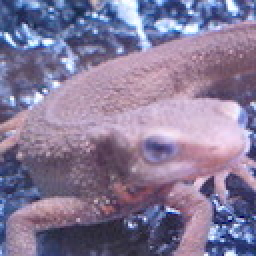
#> input picture assets/imori.jpg, 128 x 128 px, found by its file name (shown 2 times larger)
$ python frequency_domain.py   (older library calls are emulated)
#> lines starting #> are read from the running program, lines starting #| are printed output that depends on the picture
"""
频域处理相关问题：
43. 傅里叶变换 - 对图像进行傅里叶变换
44. 频域滤波 - 在频域上进行滤波操作
45. DCT变换 - 对图像进行离散余弦变换
46. 小波变换 - 对图像进行小波变换
"""

import cv2
import numpy as np
from scipy import fftpack
import pywt

def fourier_transform(img_path):
    """
    问题43：傅里叶变换
    对图像进行傅里叶变换

    参数:
        img_path: 输入图像路径

    返回:
        傅里叶变换结果图像（幅度谱）
    """
#> called with img_path = '../images/imori.jpg'
    # 读取图像
    img = cv2.imread(img_path, cv2.IMREAD_GRAYSCALE)
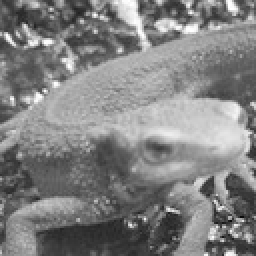
#> img: shape (128, 128) (shown 2 times larger); min 8, max 255, mean 129.1
    if img is None:
        raise ValueError(f"无法读取图像: {img_path}")

    # 进行傅里叶变换
    f = np.fft.fft2(img)
    fshift = np.fft.fftshift(f)

    # 计算幅度谱
    magnitude_spectrum = 20 * np.log(np.abs(fshift) + 1)
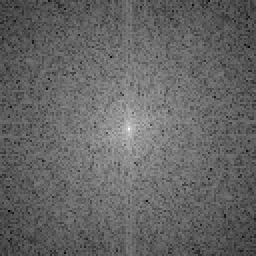
#> magnitude_spectrum: shape (128, 128) float64 (shown 2 times larger); min 43.94, max 291.3, mean 142.3; drawn with min black and max white

    # 归一化到0-255
    magnitude_spectrum = cv2.normalize(magnitude_spectrum, None, 0, 255, cv2.NORM_MINMAX, dtype=cv2.CV_8U)

    # 转换为彩色图像
    result = cv2.cvtColor(magnitude_spectrum, cv2.COLOR_GRAY2BGR)

    return result

# [132 lines left out: functions frequency_filtering, dct_transform, wavelet_transform, not called in this run]

def main(problem_id=43):
    """
    主函数，通过problem_id选择要运行的问题

    参数:
        problem_id: 问题编号，默认为43
    """
    input_path = "../images/imori.jpg"

    if problem_id == 43:
        result = fourier_transform(input_path)
        output_path = "../images/answer_43.jpg"
        title = "傅里叶变换"
    elif problem_id == 44:
        result = frequency_filtering(input_path)
        output_path = "../images/answer_44.jpg"
        title = "频域滤波"
    elif problem_id == 45:
        result = dct_transform(input_path)
        output_path = "../images/answer_45.jpg"
        title = "DCT变换"
    elif problem_id == 46:
        result = wavelet_transform(input_path)
        output_path = "../images/answer_46.jpg"
        title = "小波变换"
    else:
        print(f"问题 {problem_id} 不存在")
        return

    # 保存结果
    cv2.imwrite(output_path, result)

    # 显示结果
    cv2.imshow(title, result)
    cv2.waitKey(0)
    cv2.destroyAllWindows()

if __name__ == "__main__":
    import sys
    problem_id = int(sys.argv[1]) if len(sys.argv) > 1 else 43
    main(problem_id)

$ run again, with assets/1.jpg copied over assets/imori.jpg
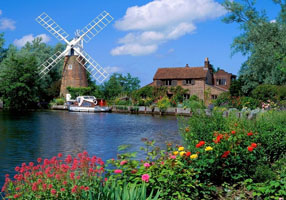
#> input picture assets/1.jpg, 286 x 200 px, found by its file name
#> in fourier_transform, `img = cv2.imread(img_path, cv2.IMREAD_GRAYSCALE)`:
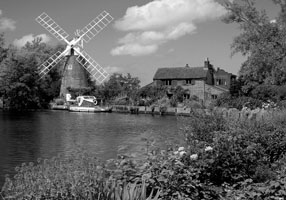
#> img: shape (200, 286); min 0, max 255, mean 100.8
#> in fourier_transform, `magnitude_spectrum = 20 * np.log(np.abs(fshift) + 1)`:
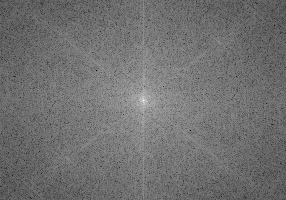
#> magnitude_spectrum: shape (200, 286) float64; min 35.54, max 311.4, mean 157.7; drawn with min black and max white

$ run again, with assets/3.jpg copied over assets/imori.jpg
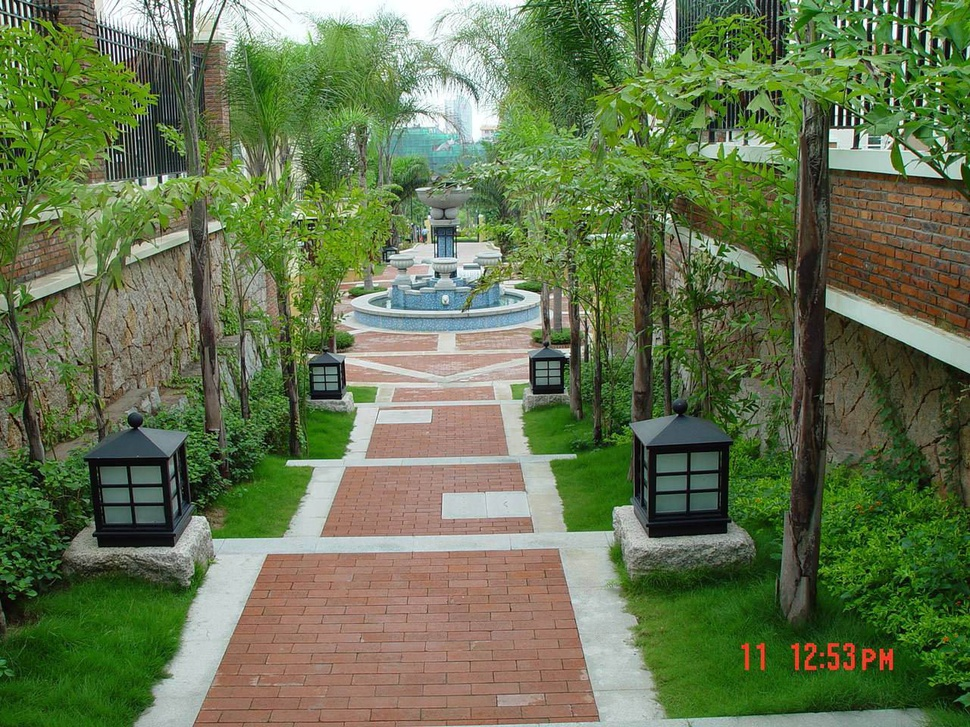
#> input picture assets/3.jpg, 970 x 727 px, shrunk from 1280 x 960 before the run, found by its file name
#> in fourier_transform, `img = cv2.imread(img_path, cv2.IMREAD_GRAYSCALE)`:
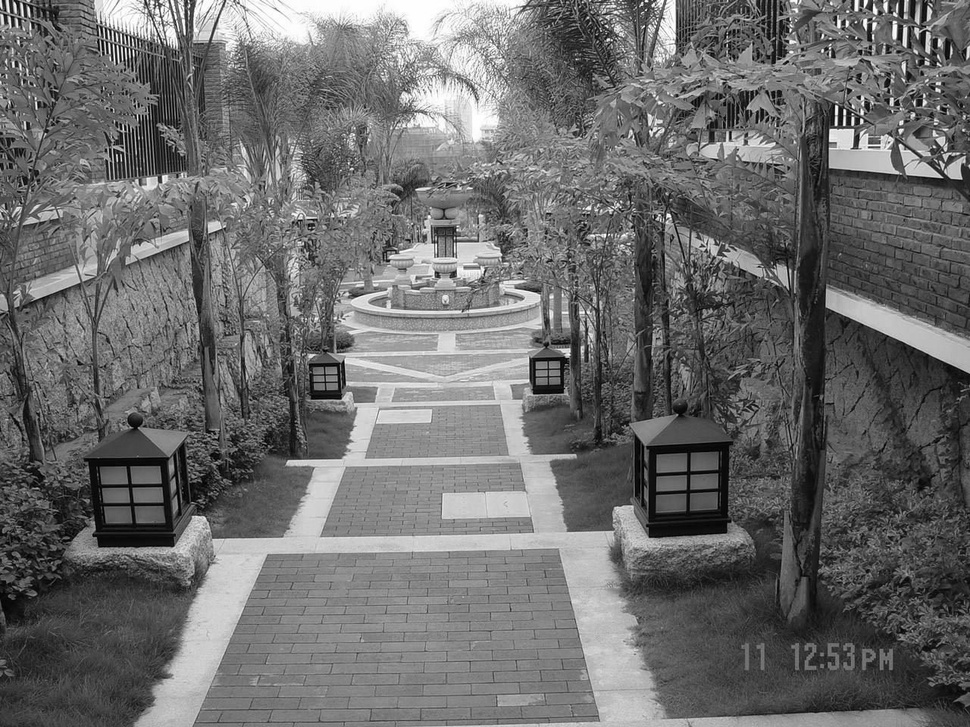
#> img: shape (727, 970); min 0, max 255, mean 107.9
#> in fourier_transform, `magnitude_spectrum = 20 * np.log(np.abs(fshift) + 1)`:
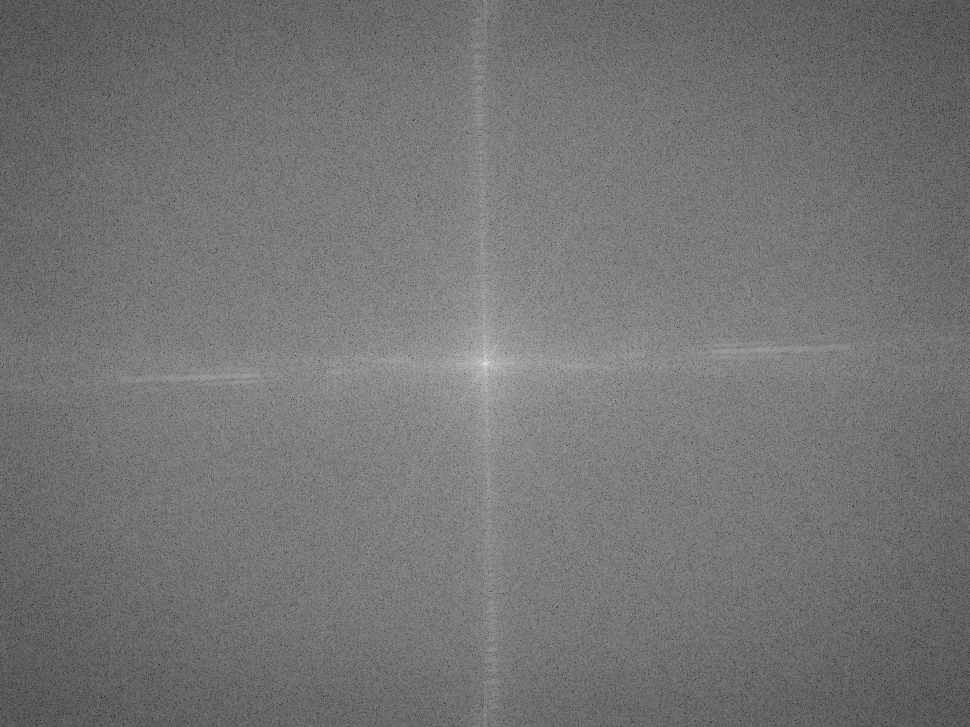
#> magnitude_spectrum: shape (727, 970) float64; min 28.87, max 363, mean 182.1; drawn with min black and max white

$ run again, with assets/2.png saved as assets/imori.jpg
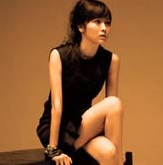
#> input picture assets/2.png, 163 x 165 px, found by its file name
#> in fourier_transform, `img = cv2.imread(img_path, cv2.IMREAD_GRAYSCALE)`:
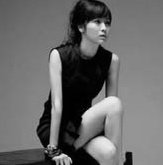
#> img: shape (165, 163); min 0, max 246, mean 106.2
#> in fourier_transform, `magnitude_spectrum = 20 * np.log(np.abs(fshift) + 1)`:
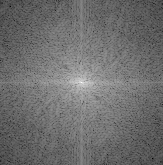
#> magnitude_spectrum: shape (165, 163) float64; min 9.18, max 297.3, mean 133.7; drawn with min black and max white
